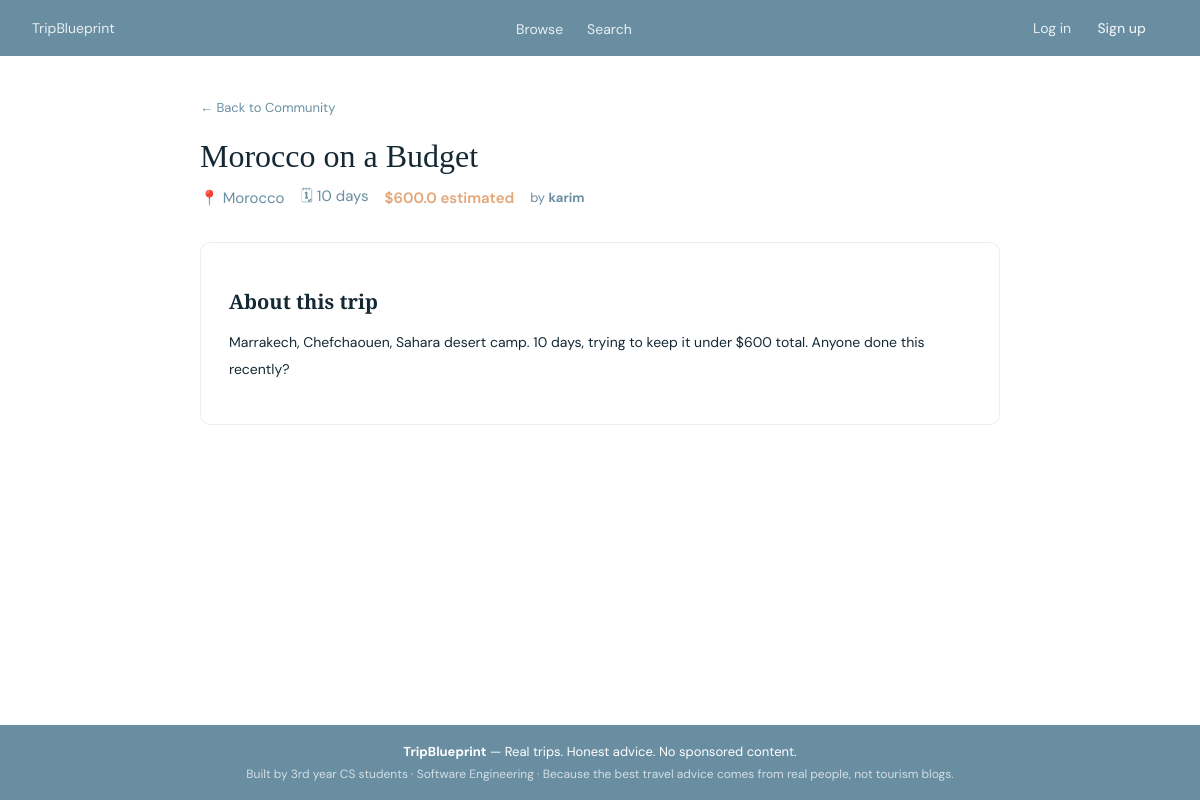
/community/2, run on the app's committed database.
### app/models.py (models this page shows)
class Wishlist(db.Model):
    id               = db.Column(db.Integer, primary_key=True)
    user_id          = db.Column(db.Integer, db.ForeignKey('user.id'), nullable=False)
    destination      = db.Column(db.String(100), nullable=False)
    title            = db.Column(db.String(200), nullable=False)
    description      = db.Column(db.Text)
    estimated_budget = db.Column(db.Float, default=0)
    duration_days    = db.Column(db.Integer, default=0)
    is_public        = db.Column(db.Boolean, default=True)
    created_at       = db.Column(db.DateTime, default=datetime.utcnow)

class User(UserMixin, db.Model):
    id         = db.Column(db.Integer, primary_key=True)
    username   = db.Column(db.String(80), unique=True, nullable=False)
    email      = db.Column(db.String(120), unique=True, nullable=False)
    password   = db.Column(db.String(200), nullable=False)
    created_at = db.Column(db.DateTime, default=datetime.utcnow)
    trips     = db.relationship('Trip', backref='user', lazy=True)
    wishlists = db.relationship('Wishlist', backref='user', lazy=True)
    reviews   = db.relationship('Review', backref='user', lazy=True)

### app/routes/community_routes.py (the view)
@community_bp.route('/community/<int:id>')
def wishlist_detail(id):
    wishlist = Wishlist.query.filter_by(id=id, is_public=True).first_or_404()
    return render_template('wishlist_detail.html', wishlist=wishlist)

### app/templates/wishlist_detail.html (shortened to what this page needs)
{% extends "base.html" %}
{% block content %}
<div class="page" style="max-width:800px;">
  <a href="{{ url_for('community.community') }}" style="font-size:13px; color:var(--text-soft); text-decoration:none;">← Back to Community</a>
  <div style="margin:20px 0 32px;">
    <h1 class="page-title">{{ wishlist.title }}</h1>
    <div style="display:flex; gap:16px; flex-wrap:wrap; align-items:center; margin-top:10px;">
      <span style="font-size:15px; color:var(--text-soft);">📍 {{ wishlist.destination }}</span>
      {% if wishlist.duration_days %}
      <span style="font-size:15px; color:var(--text-soft);">🗓 {{ wishlist.duration_days }} days</span>
      {% endif %}
      <span style="font-size:15px; font-weight:600; color:var(--terra);">${{ wishlist.estimated_budget }} estimated</span>
      <span style="font-size:13px; color:var(--text-soft);">by <strong>{{ wishlist.user.username }}</strong></span>
    </div>
  </div>
  {% if wishlist.description %}
  <div style="background:var(--white); border:1px solid rgba(0,0,0,0.07); border-radius:var(--radius); padding:28px;">
    <h2 style="font-family:var(--font-heading); font-size:20px; color:var(--navy); margin-bottom:14px;">About this trip</h2>
    <p style="font-size:14px; color:var(--navy); line-height:1.9; white-space:pre-line;">{{ wishlist.description }}</p>
  </div>
  {% endif %}
</div>
{% endblock %}

### app/static/style.css (style rules this page uses)
:root { --navy: #152935; --blue: #698ea2; --terra: #e4a576; --sage: #ccd5d2; --peach: #f9c5b0; --white: #ffffff; --text: #152935; --text-soft: #698ea2; --sand: #F7F3EE; --font-heading: 'Playfair Display', serif; --font-body: 'DM Sans', sans-serif; --radius: 10px; --radius-sm: 6px; }
body { font-family: var(--font-body); color: var(--text); margin: 0; font-family: var(var(--font-body)); color: var(--text); margin:0; background-image: url('/static/pexels-acstudiomatic-14526640.jpg'); background-size: cover; background-attachment: fixed; background-position: center; }
.page { max-width: 1100px; margin: 0 auto; padding: 40px 32px; }
.page-title { font-family: var(--font-heading); font-size: 32px; font-weight: 500; color: var(--navy); margin-bottom: 8px; }
body { display: flex; flex-direction: column; min-height: 100vh; }

### data on the page
Wishlist: title "Morocco on a Budget", destination "Morocco", duration_days "10", estimated_budget "600.0", description "Marrakech, Chefchaouen, Sahara desert camp. 10 days, trying to keep it under $600 total. Anyone done this recently?"
User: user.username "karim"
